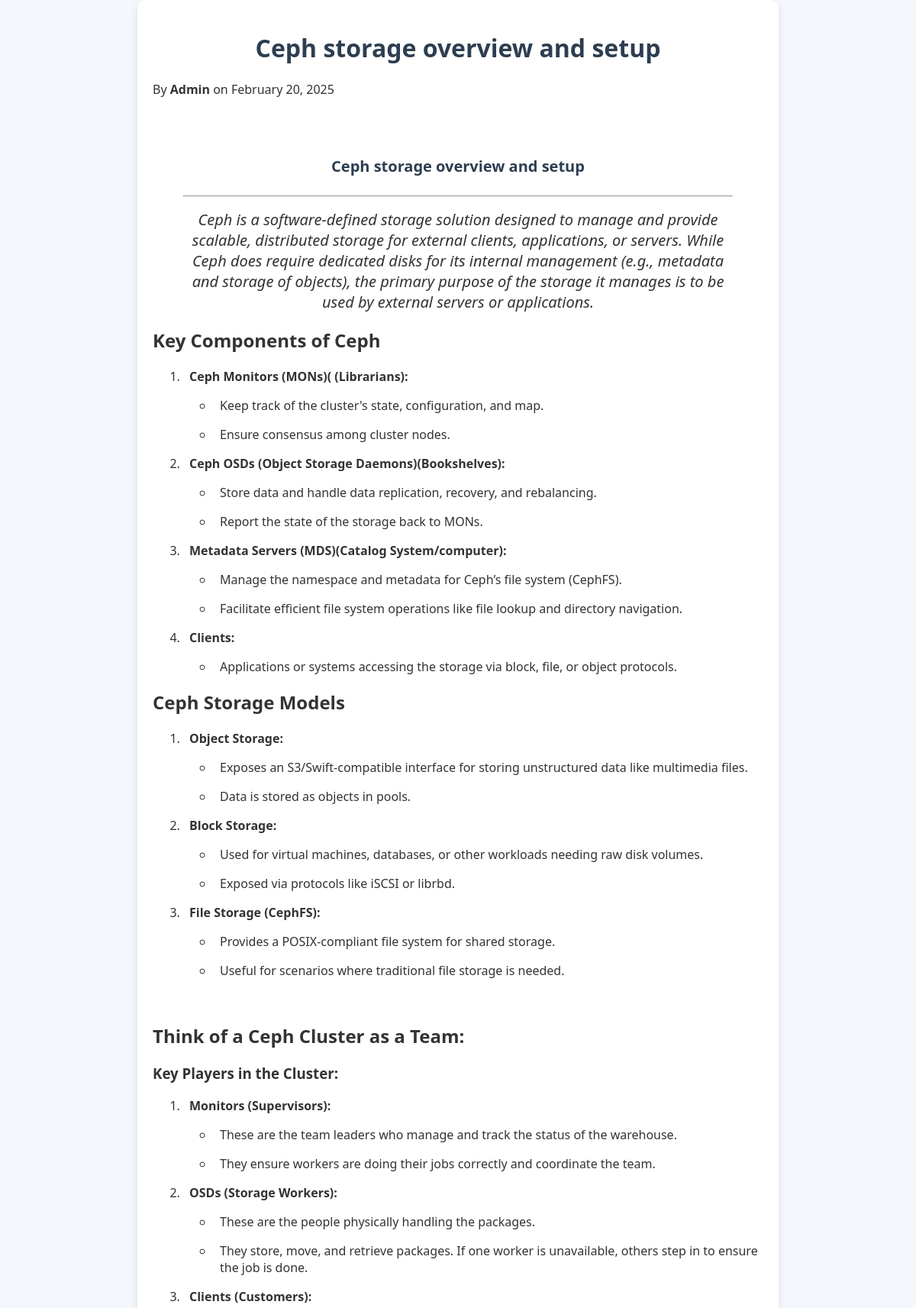
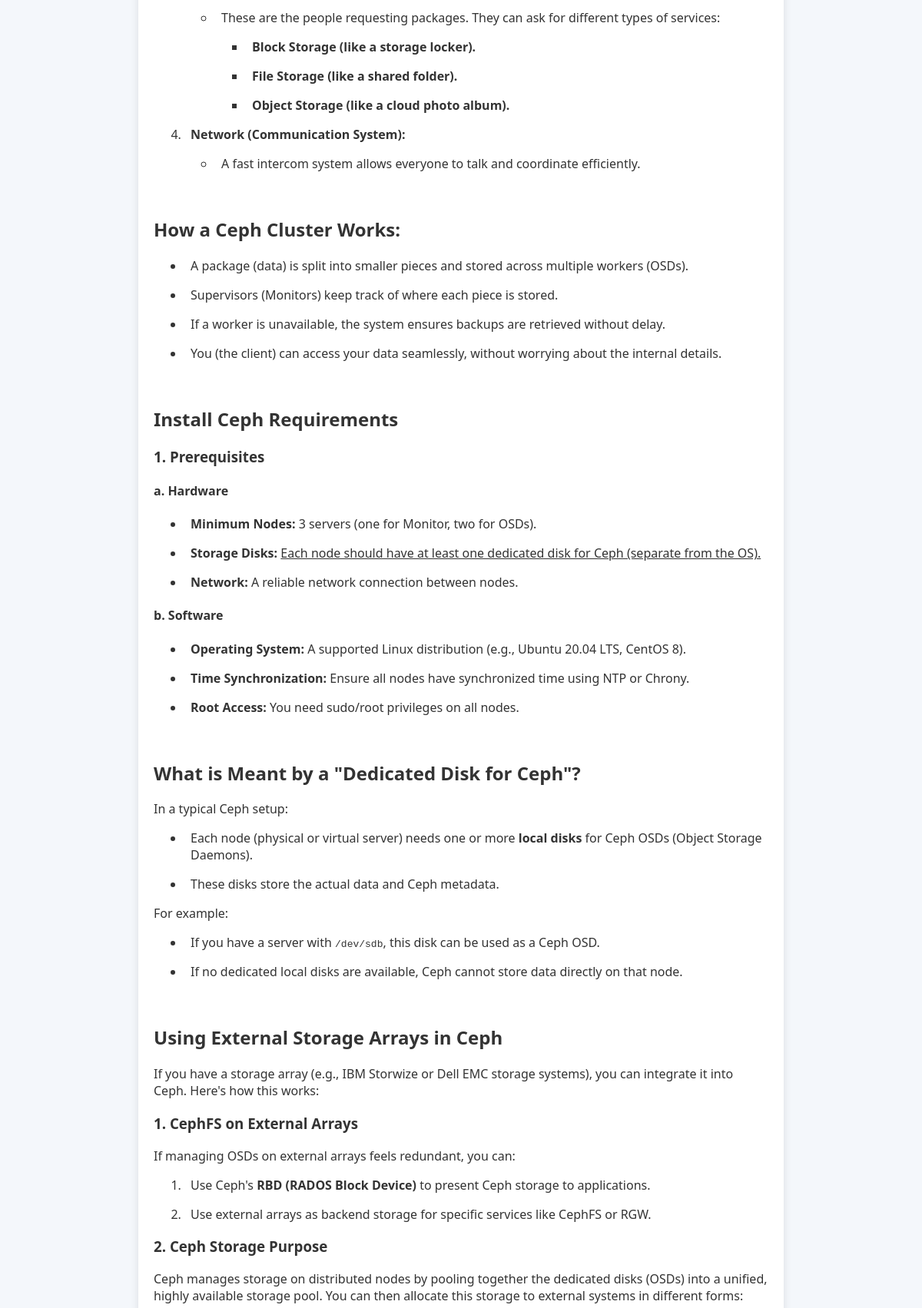
The page /redhat/2/ (upper part) on the database its author committed (2 pictures, top to bottom).
### blog/models.py (models this page shows, shortened)
class RedHatPost(models.Model):
    title = models.CharField(max_length=200)
    content = RichTextUploadingField()  # Supports image uploads and code blocks
    author = models.CharField(max_length=100, default="Admin")
    created_at = models.DateTimeField(auto_now_add=True)
    updated_at = models.DateTimeField(auto_now=True)

### blog/views.py (the view, shortened to what this page needs)
# urls.py: path('redhat/<int:pk>/', views.redhat_post_detail, name='redhat_post_detail'),
def redhat_post_detail(request, pk):
    post = get_object_or_404(RedHatPost, pk=pk)
    comments = post.comments.all().order_by('-created_at')
    return render(request, 'blog/redhat_post_detail.html', {'post': post, 'comments': comments})

### blog/templates/blog/redhat_post_detail.html (shortened to what this page needs)
<!DOCTYPE html>
<html lang="en">
<head>
    <link rel="stylesheet" href="https://cdnjs.cloudflare.com/ajax/libs/highlight.js/11.7.0/styles/github.min.css">
</head>
<body>
    <div class="container">
        <h1>{{ post.title }}</h1>
        <p>By <strong>{{ post.author }}</strong> on {{ post.created_at|date:"F d, Y" }}</p>
        <div class="content">
            {{ post.content|safe }}
        </div>
    </div>
</body>
</html>

### blog/templates/blog/redhat_post_detail.html (style rules this page uses)
body { font-family: 'Segoe UI', Tahoma, Geneva, Verdana, sans-serif; margin: 0; padding: 0; background-color: #f4f7fb; color: #333; }
.container { width: 90%; max-width: 800px; margin: auto; background: white; padding: 20px; border-radius: 10px; box-shadow: 0 4px 12px rgba(0, 0, 0, 0.1); }
h1 { text-align: center; color: #2c3e50; }
.content { margin-top: 20px; }

### rows shown on the page
RedHatPost: title "Ceph storage overview and setup", author "Admin", created_at "February 20, 2025", content "Ceph storage overview and setup Ceph is a software-defined storage solution designed to manage and provide scalable, distributed storage for external clients, applications, or servers. While Ceph does require dedicated disks for its internal management (e.g., metadata and storage of objects), the primary purpose of the storage it manages is to be used by external servers or applications. Key Components of Ceph Ceph Monitors (MONs)( (Librarians): Keep track of the cluster's state, configuration, and map. Ensure consensus among cluster nodes. Ceph OSDs (Object Storage Daemons)(Bookshelves): Store data and handle data replication, recovery, and rebalancing. Report the state of the storage back…"
